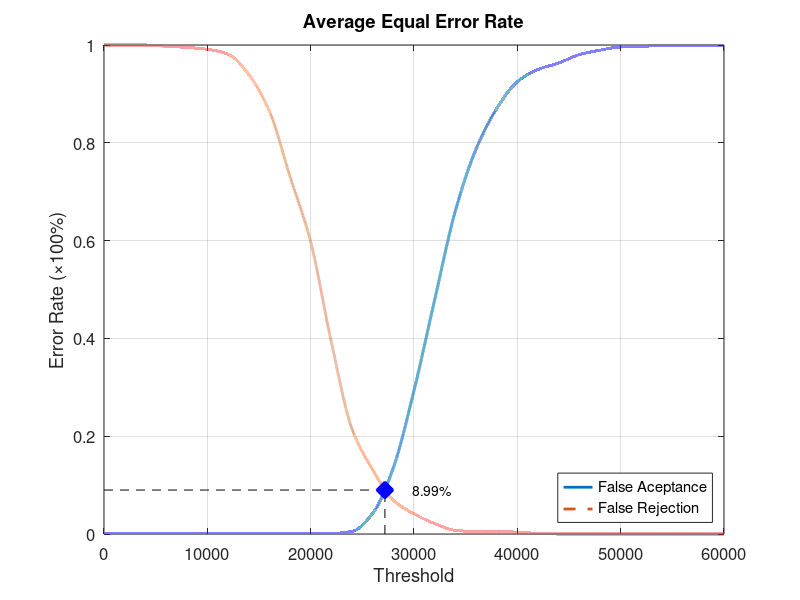
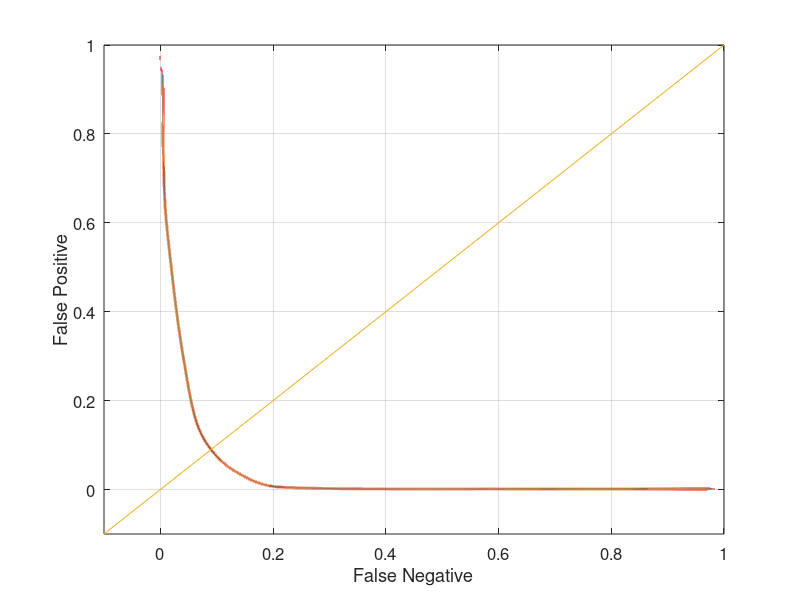

The MATLAB script that drew these images, in order:
function yEER = Experiment4Average
close all;
clear;
clc;
x = 0:2000:60000;
xq = 0:0.5:60000;

y0 = [0 0.00131579 0.00131579 0.00131579 0.00131579 0.00131579 0.00131579 0.00131579 0.00131579 0.00131579 0.00131579 0.00131579 0.00526316 0.0421053 0.135526 0.293421 0.478947 0.660526 0.786842 0.869737 0.925 0.95 0.963158 0.980263 0.989474 0.996053 0.997368 0.998684 0.998684 0.998684 1];
yy0 = interp1(x, y0, xq, 'pchip');
y1 = [1 1 1 0.9975 0.995 0.99125 0.98125 0.94 0.865 0.73125 0.5975 0.3925 0.215 0.13125 0.06875 0.04125 0.02125 0.0075 0.005 0.005 0.00375 0.00125 0 0 0 0 0 0 0 0 0];
yy1 = interp1(x, y1, xq, 'pchip');

% Calculating EER: 
y2 = abs(y0 - y1);
find(y2 == min(y2))
yy2 = abs(yy0 - yy1);
xEER = find(yy2 == min(yy2));
xEERIndex = xq(xEER) % X-axis EER
yEER = yy0(xEER) % Y-axis EER

main = figure
plot(xq, yy0,'-','LineWidth', 2);	hold on
plot(xq, yy1,'--','LineWidth', 2);	hold on
plot([xEERIndex xEERIndex], [0 yEER], 'k--');	hold on
plot([0 xEERIndex], [yEER yEER], 'k--');	hold on
plot(xEERIndex, yEER, 'bx', 'LineWidth', 10);	hold on
text(xEERIndex + 10 * xEERIndex / 100, yEER, [num2str(round((10000 * yEER)) / 100) '%'])
legend('False Aceptance', 'False Rejection', 'Location', 'SouthEast')
xlabel('Threshold')
ylabel('Error Rate (\times100%)')
title('Average Equal Error Rate')
set(gca, 'FontSize', 12)
axis([0 60000 0 1])
grid on

print(main, 'Experiment4AverageMain', '-dpng');
FNRxFPR = figure('Color', [1 1 1]);
plot(yy1, yy0, '-', yy1, yy0, 'LineWidth', 2);
hold on
y = -0.1:0.1:1
plot(y, y); 
set(gca, 'FontSize', 12)
xlabel('False Negative')
ylabel('False Positive')
axis([-0.1 1 -0.1 1])
set(gca, 'FontSize', 12)
grid on

print(FNRxFPR, 'Experiment4AverageFNRxFPR','-dpng');
end
